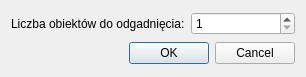
<?xml version="1.0" encoding="UTF-8"?>
<ui version="4.0">
 <class>GeoQuizDialogBase</class>
 <widget class="QDialog" name="GeoQuizDialogBase">
  <property name="geometry">
   <rect>
    <x>0</x>
    <y>0</y>
    <width>306</width>
    <height>77</height>
   </rect>
  </property>
  <property name="windowTitle">
   <string>Geo Quiz</string>
  </property>
  <layout class="QVBoxLayout" name="verticalLayout">
   <item>
    <layout class="QHBoxLayout" name="horizontalLayout">
     <item>
      <widget class="QLabel" name="label">
       <property name="sizePolicy">
        <sizepolicy hsizetype="Minimum" vsizetype="Minimum">
         <horstretch>0</horstretch>
         <verstretch>0</verstretch>
        </sizepolicy>
       </property>
       <property name="text">
        <string>Liczba obiektów do odgadnięcia:</string>
       </property>
      </widget>
     </item>
     <item>
      <widget class="QSpinBox" name="features_number">
       <property name="buttonSymbols">
        <enum>QAbstractSpinBox::UpDownArrows</enum>
       </property>
       <property name="minimum">
        <number>1</number>
       </property>
      </widget>
     </item>
    </layout>
   </item>
   <item>
    <widget class="QDialogButtonBox" name="button_box">
     <property name="orientation">
      <enum>Qt::Horizontal</enum>
     </property>
     <property name="standardButtons">
      <set>QDialogButtonBox::Cancel|QDialogButtonBox::Ok</set>
     </property>
    </widget>
   </item>
  </layout>
 </widget>
 <resources/>
 <connections>
  <connection>
   <sender>button_box</sender>
   <signal>accepted()</signal>
   <receiver>GeoQuizDialogBase</receiver>
   <slot>accept()</slot>
   <hints>
    <hint type="sourcelabel">
     <x>20</x>
     <y>20</y>
    </hint>
    <hint type="destinationlabel">
     <x>20</x>
     <y>20</y>
    </hint>
   </hints>
  </connection>
  <connection>
   <sender>button_box</sender>
   <signal>rejected()</signal>
   <receiver>GeoQuizDialogBase</receiver>
   <slot>reject()</slot>
   <hints>
    <hint type="sourcelabel">
     <x>20</x>
     <y>20</y>
    </hint>
    <hint type="destinationlabel">
     <x>20</x>
     <y>20</y>
    </hint>
   </hints>
  </connection>
 </connections>
</ui>
